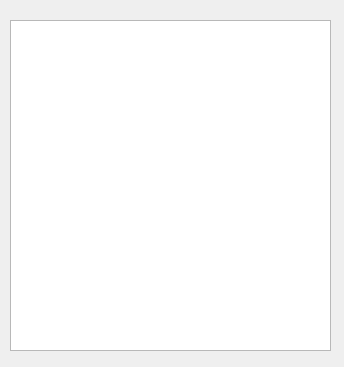
<?xml version="1.0" encoding="UTF-8"?>
<ui version="4.0">
 <class>Widget</class>
 <widget class="QWidget" name="Widget">
  <property name="geometry">
   <rect>
    <x>0</x>
    <y>0</y>
    <width>344</width>
    <height>367</height>
   </rect>
  </property>
  <property name="windowTitle">
   <string>Widget</string>
  </property>
  <widget class="QTextEdit" name="textEdit">
   <property name="geometry">
    <rect>
     <x>10</x>
     <y>20</y>
     <width>321</width>
     <height>331</height>
    </rect>
   </property>
  </widget>
 </widget>
 <resources/>
 <connections/>
</ui>
